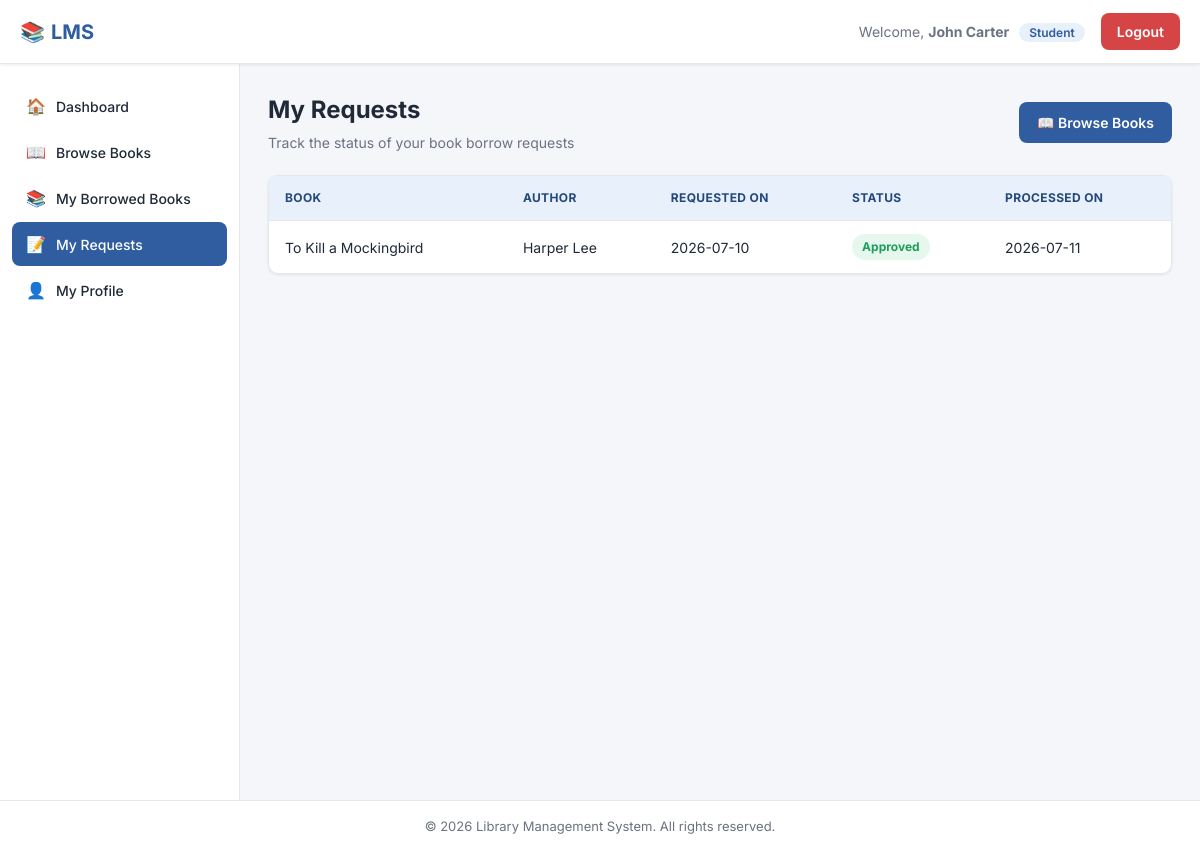
/student/my_requests.php (signed in), run on the app's committed database.
### tables this page shows
CREATE TABLE book_requests (
    request_id INT AUTO_INCREMENT PRIMARY KEY,
    book_id INT NOT NULL,
    member_id INT NOT NULL,
    request_date DATE NOT NULL,
    status ENUM('Pending', 'Approved', 'Rejected') NOT NULL DEFAULT 'Pending',
    processed_by INT DEFAULT NULL,
    processed_date DATE DEFAULT NULL,
    FOREIGN KEY (book_id) REFERENCES books(book_id) ON DELETE CASCADE,
    FOREIGN KEY (member_id) REFERENCES members(member_id) ON DELETE CASCADE,
    FOREIGN KEY (processed_by) REFERENCES admins(admin_id) ON DELETE SET NULL
);

CREATE TABLE books (
    book_id INT AUTO_INCREMENT PRIMARY KEY,
    title VARCHAR(200) NOT NULL,
    author VARCHAR(150) NOT NULL,
    isbn VARCHAR(30) NOT NULL UNIQUE,
    category VARCHAR(100) NOT NULL,
    publisher VARCHAR(150),
    publish_year YEAR,
    total_copies INT NOT NULL DEFAULT 1,
    available_copies INT NOT NULL DEFAULT 1,
    shelf_location VARCHAR(50),
    added_date TIMESTAMP DEFAULT CURRENT_TIMESTAMP
);

### student/my_requests.php (the view, shortened to what this page needs)
<?php
require_once '../config/config.php';
$studentId = $_SESSION['student_id'];
$requests = $conn->prepare("
    SELECT br.request_date, br.status, br.processed_date, b.title, b.author
    FROM book_requests br
    JOIN books b ON br.book_id = b.book_id
    WHERE br.member_id = ?
    ORDER BY br.request_date DESC
");
$requests->bind_param('i', $studentId);
$requests->execute();
$requestsResult = $requests->get_result();
include '../includes/header.php';
include '../includes/student_sidebar.php';
?>
<div class="page-header">
    <div>
        <h1>My Requests</h1>
        <p class="subtitle">Track the status of your book borrow requests</p>
    </div>
    <a href="browse_books.php" class="btn btn-primary">📖 Browse Books</a>
</div>
<div class="table-wrapper">
    <table>
        <thead><tr><th>Book</th><th>Author</th><th>Requested On</th><th>Status</th><th>Processed On</th></tr></thead>
        <tbody>
            <?php if ($requestsResult->num_rows === 0): ?>
                <tr><td colspan="5" class="text-center">You haven't made any borrow requests yet.</td></tr>
            <?php else: while ($row = $requestsResult->fetch_assoc()):
                $badgeClass = $row['status'] === 'Approved' ? 'badge-success' : ($row['status'] === 'Rejected' ? 'badge-danger' : 'badge-warning');
            ?>
                <tr>
                    <td><?php echo htmlspecialchars($row['title']); ?></td>
                    <td><?php echo htmlspecialchars($row['author']); ?></td>
                    <td><?php echo htmlspecialchars($row['request_date']); ?></td>
                    <td><span class="badge <?php echo $badgeClass; ?>"><?php echo htmlspecialchars($row['status']); ?></span></td>
                    <td><?php echo htmlspecialchars($row['processed_date'] ?: '-'); ?></td>
                </tr>
            <?php endwhile; endif; ?>
        </tbody>
    </table>
</div>
<?php include '../includes/footer.php'; ?>

### assets/css/style.css (style rules this page uses)
:root { --primary: #2f5d9f; --primary-dark: #234879; --primary-light: #e8f0fc; --accent: #f0a500; --success: #1e9e5a; --success-bg: #e6f7ee; --danger: #d64545; --danger-bg: #fdecec; --warning: #e8a33d; --warning-bg: #fdf3e2; --text-dark: #1f2937; --text-muted: #6b7280; --border-color: #e5e7eb; --bg-body: #f4f6fa; --bg-white: #ffffff; --radius: 10px; --shadow-sm: 0 1px 3px rgba(0,0,0,0.08); --shadow-md: 0 4px 14px rgba(0,0,0,0.08); --sidebar-width: 240px; --topbar-height: 64px; }
* { margin: 0; padding: 0; box-sizing: border-box; }
body { font-family: 'Inter', -apple-system, BlinkMacSystemFont, 'Segoe UI', sans-serif; background: var(--bg-body); color: var(--text-dark); line-height: 1.5; }
a { text-decoration: none; color: inherit; }
.page-header { display: flex; align-items: center; justify-content: space-between; margin-bottom: 22px; flex-wrap: wrap; gap: 12px; }
.page-header h1 { font-size: 24px; font-weight: 700; }
.page-header p.subtitle { color: var(--text-muted); font-size: 14px; margin-top: 4px; }
.btn { display: inline-flex; align-items: center; gap: 6px; padding: 10px 18px; border-radius: 8px; font-size: 14px; font-weight: 600; border: none; transition: transform .1s, box-shadow .15s, background .2s; }
.btn-primary { background: var(--primary); color: #fff; }
.table-wrapper { overflow-x: auto; background: var(--bg-white); border-radius: var(--radius); border: 1px solid var(--border-color); box-shadow: var(--shadow-sm); }
table { width: 100%; border-collapse: collapse; min-width: 700px; }
thead { background: var(--primary-light); }
th, td { text-align: left; padding: 13px 16px; font-size: 14px; border-bottom: 1px solid var(--border-color); }
th { color: var(--primary-dark); font-weight: 700; text-transform: uppercase; font-size: 12px; letter-spacing: .03em; }
tbody tr:last-child td { border-bottom: none; }
.badge { padding: 4px 10px; border-radius: 20px; font-size: 12px; font-weight: 700; display: inline-block; }
.badge-success { background: var(--success-bg); color: var(--success); }

### data on the page
book_requests: book.title "To Kill a Mockingbird", book.author "Harper Lee", request_date "2026-07-10", status "Approved", processed_date "2026-07-11"

### other printed values
$welcome_name "John Carter"
$welcome_role "Student"
